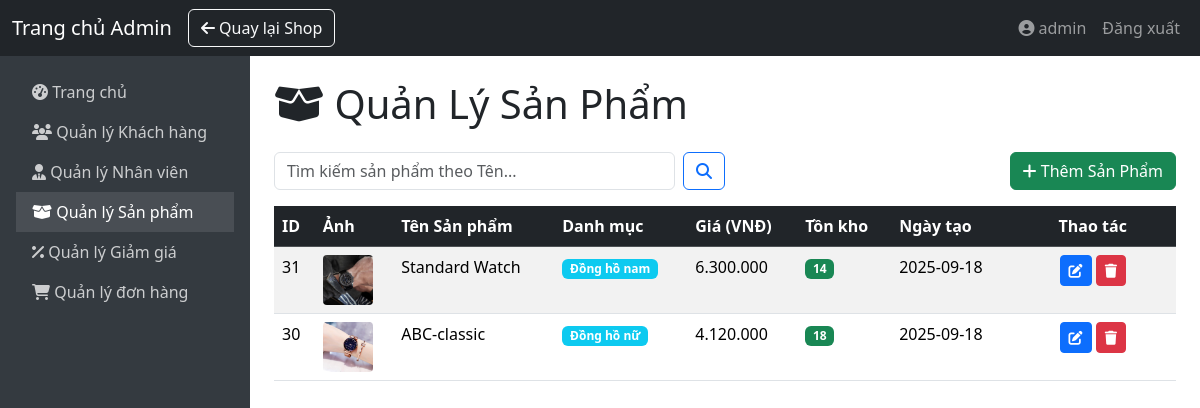
The app's page /index.php?action=admin/products (signed in) with its own data.
### tables this page shows
CREATE TABLE `products` (
  `id` int(11) NOT NULL,
  `name` varchar(255) NOT NULL,
  `description` text DEFAULT NULL,
  `image` varchar(255) DEFAULT NULL,
  `price` decimal(10,2) DEFAULT 0.00,
  `stock` int(11) NOT NULL,
  `category_id` int(11) NOT NULL,
  `created_at` timestamp NOT NULL DEFAULT current_timestamp(),
  `updated_at` timestamp NOT NULL DEFAULT current_timestamp() ON UPDATE current_timestamp()
);

### controller/admin/ProductAdminController.php (called while the page is built, shortened)
<?php
class ProductAdminController {
    private $productModel;
    private $categoryModel;
    public function __construct($productModel, $categoryModel, $userModel = null) {
        $this->productModel = $productModel;
        $this->categoryModel = $categoryModel;
    }
    public function manageProducts(): void {
        $searchTerm = $_GET['search'] ?? '';
        if (!empty($searchTerm)) {
            $products = $this->productModel->SearchProduct($searchTerm);
        } else {
            $products = $this->productModel->getAllProducts();
        }
        $categories = $this->categoryModel->getAllCategories();
        $categoryMap = [];
        foreach ($categories as $cate) {
            $categoryMap[$cate['id']] = $cate['name'];
        }
        include __DIR__ . "/../../view/admin/productAdmin.php";
    }
}

### model/Product.php (called while the page is built, shortened)
<?php
class Product {
    private $pdo;
    public function __construct($pdo) {
        $this->pdo = $pdo;
    }
    public function getAllProducts(): array {
        $stmt = $this->pdo->prepare("SELECT * FROM products ORDER BY created_at DESC");
        $stmt->execute();
        return $stmt->fetchAll(PDO::FETCH_ASSOC);
    }
}

### model/Category.php (called while the page is built, shortened)
<?php
class Category {
    private $pdo;
    public function __construct($pdo) {
        $this->pdo = $pdo;
    }
    public function getAllCategories(): array {
        $stmt = $this->pdo->prepare("SELECT * FROM categories");
        $stmt->execute();
        return $stmt->fetchAll(PDO::FETCH_ASSOC);
    }
}

### view/admin/productAdmin.php (the view, shortened to what this page needs)
<?php
include __DIR__ . "/components/header.php";
include __DIR__ . "/components/navbar.php";
include __DIR__ . "/components/sidebar.php";
$searchTerm = $_GET['search'] ?? '';
?>
<div class="main-content p-4">
    <h1 class="mb-4 text-dark"><i class="fa-solid fa-box-open"></i> Quản Lý Sản Phẩm</h1>
    <div class="d-flex justify-content-between align-items-center mb-3">
        <form class="d-flex w-50" method="GET" action="index.php">
            <input class="form-control me-2" type="search" placeholder="Tìm kiếm sản phẩm theo Tên..." name="search" value="<?= htmlspecialchars($searchTerm) ?>">
            <button class="btn btn-outline-primary" type="submit"><i class="fa-solid fa-search"></i></button>
        </form>
        <a href="index.php?action=admin/addProduct" class="btn btn-success">
            <i class="fa-solid fa-plus"></i> Thêm Sản Phẩm
        </a>
    </div>
    <div class="table-responsive">
        <table class="table table-hover table-striped">
            <thead class="table-dark">
                <tr>
                    <th>ID</th>
                    <th>Ảnh</th>
                    <th>Tên Sản phẩm</th>
                    <th>Danh mục</th>
                    <th>Giá (VNĐ)</th>
                    <th>Tồn kho</th>
                    <th>Ngày tạo</th>
                    <th class="text-center">Thao tác</th>
                </tr>
            </thead>
            <tbody>
                <?php if (empty($products)): ?>
                    <tr>
                        <td colspan="8" class="text-center">Không tìm thấy sản phẩm nào.</td>
                    </tr>
                <?php else: ?>
                    <?php
                    foreach ($products as $product):
                    ?>
                        <tr>
                            <td><?= htmlspecialchars($product['id']) ?></td>
                            <td>
                                <img src="<?= htmlspecialchars($product['image'] ?? 'placeholder.jpg') ?>" alt="<?= htmlspecialchars($product['name']) ?>" style="width: 50px; height: 50px; object-fit: cover; border-radius: 4px;">
                            </td>
                            <td><?= htmlspecialchars($product['name']) ?></td>
                            <td>
                                <span class="badge bg-info">
                                    <?= htmlspecialchars($categoryMap[$product['category_id']] ?? 'Không rõ') ?>
                                </span>
                            </td>
                            <td><?= number_format($product['price'], 0, ',', '.') ?></td>
                            <td>
                                <?php if ($product['stock'] > 0): ?>
                                    <span class="badge bg-success"><?= htmlspecialchars($product['stock']) ?></span>
                                <?php else: ?>
                                    <span class="badge bg-danger">Hết hàng</span>
                                <?php endif; ?>
                            </td>
                            <td><?= htmlspecialchars(date('Y-m-d', strtotime($product['created_at']))) ?></td>
                            <td class="text-center" style="min-width: 140px;">
                                <a href="index.php?action=admin/editProduct&id=<?= $product['id'] ?>" class="btn btn-sm btn-primary" title="Chỉnh sửa">
                                    <i class="fa-solid fa-edit"></i>
                                </a>
                                <button type="button" class="btn btn-sm btn-danger" title="Xóa sản phẩm"
                                    data-bs-toggle="modal"
                                    data-bs-target="#deleteProductModal-<?= $product['id'] ?>">
                                    <i class="fa-solid fa-trash"></i>
                                </button>
                            </td>
                        </tr>
                    <?php endforeach; ?>
                <?php endif; ?>
            </tbody>
        </table>
    </div>
</div>
</body>
</html>

### view/admin/components/header.php (style rules this page uses)
body { min-height: 100vh; display: flex; flex-direction: column; }
.main-content { flex: 1; padding: 20px; }

### records on screen
products: id "31", image (picture), name "Standard Watch", category "Đồng hồ nam", price "6.300.000", stock "14", created_at "2025-09-18"
products: id "30", image (picture), name "ABC-classic", category "Đồng hồ nữ", price "4.120.000", stock "18", created_at "2025-09-18"

### other values on screen
$_SESSION['user']['username'] "admin"
